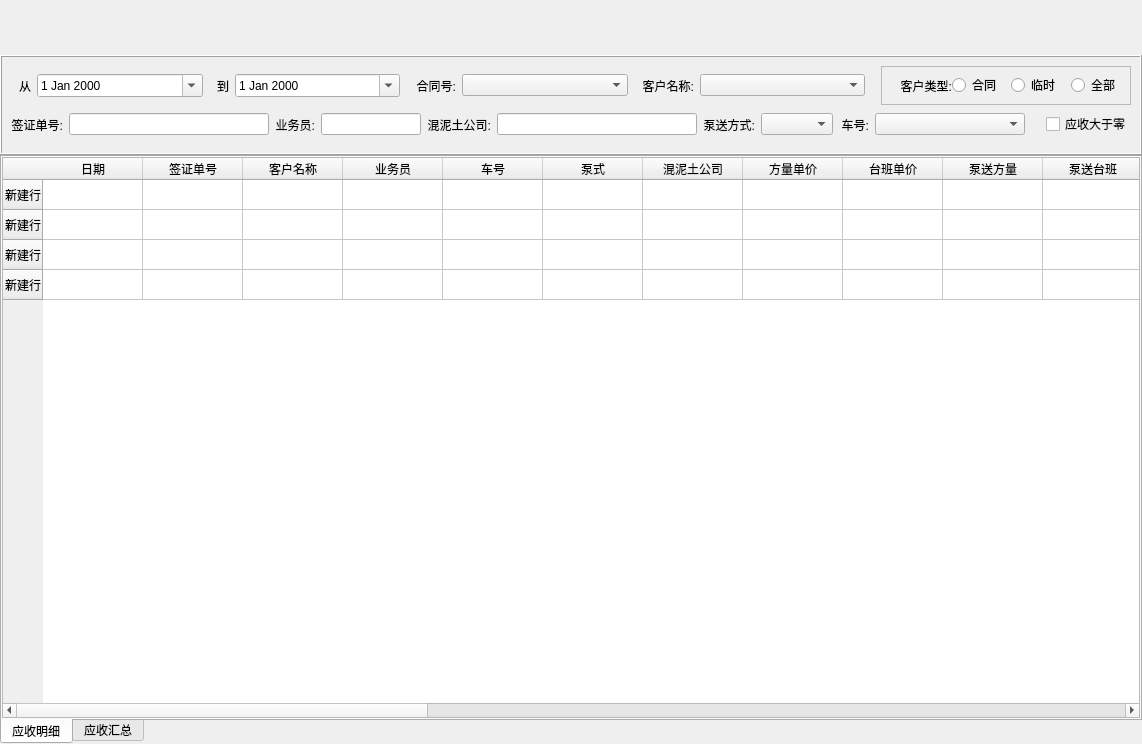
<?xml version="1.0" encoding="UTF-8"?>
<ui version="4.0">
 <class>ReceivableWidget</class>
 <widget class="QWidget" name="ReceivableWidget">
  <property name="geometry">
   <rect>
    <x>0</x>
    <y>0</y>
    <width>1142</width>
    <height>744</height>
   </rect>
  </property>
  <property name="windowTitle">
   <string>Form</string>
  </property>
  <layout class="QVBoxLayout" name="mainVerticalLayout">
   <property name="spacing">
    <number>0</number>
   </property>
   <property name="leftMargin">
    <number>0</number>
   </property>
   <property name="topMargin">
    <number>0</number>
   </property>
   <property name="rightMargin">
    <number>0</number>
   </property>
   <property name="bottomMargin">
    <number>0</number>
   </property>
   <item>
    <widget class="QWidget" name="toolBarWidget" native="true">
     <property name="minimumSize">
      <size>
       <width>0</width>
       <height>55</height>
      </size>
     </property>
     <property name="maximumSize">
      <size>
       <width>16777215</width>
       <height>55</height>
      </size>
     </property>
     <layout class="QVBoxLayout" name="toolBarVerticalLayout">
      <property name="spacing">
       <number>0</number>
      </property>
      <property name="leftMargin">
       <number>0</number>
      </property>
      <property name="topMargin">
       <number>0</number>
      </property>
      <property name="rightMargin">
       <number>0</number>
      </property>
      <property name="bottomMargin">
       <number>0</number>
      </property>
     </layout>
    </widget>
   </item>
   <item>
    <widget class="QFrame" name="chooseWidget">
     <property name="minimumSize">
      <size>
       <width>0</width>
       <height>100</height>
      </size>
     </property>
     <property name="maximumSize">
      <size>
       <width>16777215</width>
       <height>100</height>
      </size>
     </property>
     <property name="frameShape">
      <enum>QFrame::Box</enum>
     </property>
     <property name="frameShadow">
      <enum>QFrame::Raised</enum>
     </property>
     <layout class="QVBoxLayout" name="chooseVerticalLayout">
      <property name="spacing">
       <number>0</number>
      </property>
      <property name="leftMargin">
       <number>0</number>
      </property>
      <property name="topMargin">
       <number>0</number>
      </property>
      <property name="rightMargin">
       <number>0</number>
      </property>
      <property name="bottomMargin">
       <number>0</number>
      </property>
      <item>
       <widget class="QWidget" name="chooseTopWidget" native="true">
        <layout class="QHBoxLayout" name="chooseUpHorizonLayout">
         <property name="bottomMargin">
          <number>0</number>
         </property>
         <item>
          <widget class="QLabel" name="fromLabel">
           <property name="minimumSize">
            <size>
             <width>20</width>
             <height>0</height>
            </size>
           </property>
           <property name="maximumSize">
            <size>
             <width>20</width>
             <height>16777215</height>
            </size>
           </property>
           <property name="text">
            <string>从</string>
           </property>
           <property name="alignment">
            <set>Qt::AlignRight|Qt::AlignTrailing|Qt::AlignVCenter</set>
           </property>
          </widget>
         </item>
         <item>
          <widget class="QDateEdit" name="fromDateEdit">
           <property name="minimumSize">
            <size>
             <width>100</width>
             <height>0</height>
            </size>
           </property>
           <property name="maximumSize">
            <size>
             <width>200</width>
             <height>16777215</height>
            </size>
           </property>
           <property name="calendarPopup">
            <bool>true</bool>
           </property>
          </widget>
         </item>
         <item>
          <widget class="QLabel" name="toLabel">
           <property name="minimumSize">
            <size>
             <width>20</width>
             <height>0</height>
            </size>
           </property>
           <property name="maximumSize">
            <size>
             <width>20</width>
             <height>16777215</height>
            </size>
           </property>
           <property name="text">
            <string>到</string>
           </property>
           <property name="alignment">
            <set>Qt::AlignRight|Qt::AlignTrailing|Qt::AlignVCenter</set>
           </property>
          </widget>
         </item>
         <item>
          <widget class="QDateEdit" name="toDateEdit">
           <property name="calendarPopup">
            <bool>true</bool>
           </property>
          </widget>
         </item>
         <item>
          <widget class="QLabel" name="contractNumLabel">
           <property name="minimumSize">
            <size>
             <width>50</width>
             <height>0</height>
            </size>
           </property>
           <property name="maximumSize">
            <size>
             <width>50</width>
             <height>16777215</height>
            </size>
           </property>
           <property name="text">
            <string>合同号:</string>
           </property>
           <property name="alignment">
            <set>Qt::AlignRight|Qt::AlignTrailing|Qt::AlignVCenter</set>
           </property>
          </widget>
         </item>
         <item>
          <widget class="QComboBox" name="ContractNumComboBox"/>
         </item>
         <item>
          <widget class="QLabel" name="clientNameLabel">
           <property name="minimumSize">
            <size>
             <width>60</width>
             <height>0</height>
            </size>
           </property>
           <property name="maximumSize">
            <size>
             <width>60</width>
             <height>16777215</height>
            </size>
           </property>
           <property name="text">
            <string>客户名称:</string>
           </property>
           <property name="alignment">
            <set>Qt::AlignRight|Qt::AlignTrailing|Qt::AlignVCenter</set>
           </property>
          </widget>
         </item>
         <item>
          <widget class="QComboBox" name="clientNameComboBox"/>
         </item>
         <item>
          <spacer name="horizontalSpacer">
           <property name="orientation">
            <enum>Qt::Horizontal</enum>
           </property>
           <property name="sizeType">
            <enum>QSizePolicy::Fixed</enum>
           </property>
           <property name="sizeHint" stdset="0">
            <size>
             <width>10</width>
             <height>10</height>
            </size>
           </property>
          </spacer>
         </item>
         <item>
          <widget class="QFrame" name="clientTypeFrame">
           <property name="minimumSize">
            <size>
             <width>250</width>
             <height>0</height>
            </size>
           </property>
           <property name="frameShape">
            <enum>QFrame::StyledPanel</enum>
           </property>
           <property name="frameShadow">
            <enum>QFrame::Sunken</enum>
           </property>
           <layout class="QHBoxLayout" name="horizontalLayout">
            <property name="spacing">
             <number>0</number>
            </property>
            <property name="leftMargin">
             <number>10</number>
            </property>
            <property name="topMargin">
             <number>0</number>
            </property>
            <property name="rightMargin">
             <number>0</number>
            </property>
            <property name="bottomMargin">
             <number>0</number>
            </property>
            <item>
             <widget class="QLabel" name="clientTypeLabel">
              <property name="text">
               <string>客户类型:</string>
              </property>
              <property name="alignment">
               <set>Qt::AlignRight|Qt::AlignTrailing|Qt::AlignVCenter</set>
              </property>
             </widget>
            </item>
            <item>
             <widget class="QRadioButton" name="contractRadioButton">
              <property name="text">
               <string>合同</string>
              </property>
             </widget>
            </item>
            <item>
             <widget class="QRadioButton" name="tempRadioButton">
              <property name="text">
               <string>临时</string>
              </property>
             </widget>
            </item>
            <item>
             <widget class="QRadioButton" name="totalRadioButton">
              <property name="text">
               <string>全部</string>
              </property>
             </widget>
            </item>
           </layout>
          </widget>
         </item>
        </layout>
       </widget>
      </item>
      <item>
       <widget class="QWidget" name="chooseBottomWidget" native="true">
        <layout class="QHBoxLayout" name="chooseBottomHorizontalLayout">
         <property name="topMargin">
          <number>0</number>
         </property>
         <item>
          <widget class="QLabel" name="label">
           <property name="maximumSize">
            <size>
             <width>60</width>
             <height>16777215</height>
            </size>
           </property>
           <property name="text">
            <string>签证单号:</string>
           </property>
           <property name="alignment">
            <set>Qt::AlignRight|Qt::AlignTrailing|Qt::AlignVCenter</set>
           </property>
          </widget>
         </item>
         <item>
          <widget class="QLineEdit" name="docNumLineEdit">
           <property name="maximumSize">
            <size>
             <width>16777215</width>
             <height>16777215</height>
            </size>
           </property>
          </widget>
         </item>
         <item>
          <widget class="QLabel" name="label_2">
           <property name="maximumSize">
            <size>
             <width>50</width>
             <height>16777215</height>
            </size>
           </property>
           <property name="text">
            <string>业务员:</string>
           </property>
           <property name="alignment">
            <set>Qt::AlignRight|Qt::AlignTrailing|Qt::AlignVCenter</set>
           </property>
          </widget>
         </item>
         <item>
          <widget class="QLineEdit" name="salesmanLineEdit">
           <property name="maximumSize">
            <size>
             <width>100</width>
             <height>16777215</height>
            </size>
           </property>
          </widget>
         </item>
         <item>
          <widget class="QLabel" name="label_4">
           <property name="maximumSize">
            <size>
             <width>70</width>
             <height>16777215</height>
            </size>
           </property>
           <property name="text">
            <string>混泥土公司:</string>
           </property>
           <property name="alignment">
            <set>Qt::AlignRight|Qt::AlignTrailing|Qt::AlignVCenter</set>
           </property>
          </widget>
         </item>
         <item>
          <widget class="QLineEdit" name="companyLineEdit">
           <property name="maximumSize">
            <size>
             <width>200</width>
             <height>16777215</height>
            </size>
           </property>
          </widget>
         </item>
         <item>
          <widget class="QLabel" name="label_3">
           <property name="maximumSize">
            <size>
             <width>60</width>
             <height>16777215</height>
            </size>
           </property>
           <property name="text">
            <string>泵送方式:</string>
           </property>
           <property name="alignment">
            <set>Qt::AlignRight|Qt::AlignTrailing|Qt::AlignVCenter</set>
           </property>
          </widget>
         </item>
         <item>
          <widget class="QComboBox" name="pumpTypeComboBox"/>
         </item>
         <item>
          <widget class="QLabel" name="carNumLabel">
           <property name="minimumSize">
            <size>
             <width>30</width>
             <height>0</height>
            </size>
           </property>
           <property name="maximumSize">
            <size>
             <width>30</width>
             <height>16777215</height>
            </size>
           </property>
           <property name="text">
            <string>车号:</string>
           </property>
           <property name="alignment">
            <set>Qt::AlignRight|Qt::AlignTrailing|Qt::AlignVCenter</set>
           </property>
          </widget>
         </item>
         <item>
          <widget class="QComboBox" name="carNumComboBox">
           <property name="minimumSize">
            <size>
             <width>150</width>
             <height>0</height>
            </size>
           </property>
          </widget>
         </item>
         <item>
          <spacer name="horizontalSpacer_2">
           <property name="orientation">
            <enum>Qt::Horizontal</enum>
           </property>
           <property name="sizeType">
            <enum>QSizePolicy::Fixed</enum>
           </property>
           <property name="sizeHint" stdset="0">
            <size>
             <width>15</width>
             <height>10</height>
            </size>
           </property>
          </spacer>
         </item>
         <item>
          <widget class="QCheckBox" name="receivableCheckBox">
           <property name="text">
            <string>应收大于零</string>
           </property>
          </widget>
         </item>
        </layout>
       </widget>
      </item>
     </layout>
    </widget>
   </item>
   <item>
    <widget class="QTabWidget" name="summaryTableWidget">
     <property name="tabPosition">
      <enum>QTabWidget::South</enum>
     </property>
     <property name="currentIndex">
      <number>0</number>
     </property>
     <widget class="QWidget" name="detailTab">
      <attribute name="title">
       <string>应收明细</string>
      </attribute>
      <layout class="QHBoxLayout" name="detailHorizonLayout">
       <property name="spacing">
        <number>0</number>
       </property>
       <property name="leftMargin">
        <number>0</number>
       </property>
       <property name="topMargin">
        <number>0</number>
       </property>
       <property name="rightMargin">
        <number>0</number>
       </property>
       <property name="bottomMargin">
        <number>0</number>
       </property>
       <item>
        <widget class="QTableWidget" name="detailTableWidget">
         <row>
          <property name="text">
           <string>新建行</string>
          </property>
         </row>
         <row>
          <property name="text">
           <string>新建行</string>
          </property>
         </row>
         <row>
          <property name="text">
           <string>新建行</string>
          </property>
         </row>
         <row>
          <property name="text">
           <string>新建行</string>
          </property>
         </row>
         <column>
          <property name="text">
           <string>日期</string>
          </property>
         </column>
         <column>
          <property name="text">
           <string>签证单号</string>
          </property>
         </column>
         <column>
          <property name="text">
           <string>客户名称</string>
          </property>
         </column>
         <column>
          <property name="text">
           <string>业务员</string>
          </property>
         </column>
         <column>
          <property name="text">
           <string>车号</string>
          </property>
         </column>
         <column>
          <property name="text">
           <string>泵式</string>
          </property>
         </column>
         <column>
          <property name="text">
           <string>混泥土公司</string>
          </property>
         </column>
         <column>
          <property name="text">
           <string>方量单价</string>
          </property>
         </column>
         <column>
          <property name="text">
           <string>台班单价</string>
          </property>
         </column>
         <column>
          <property name="text">
           <string>泵送方量</string>
          </property>
         </column>
         <column>
          <property name="text">
           <string>泵送台班</string>
          </property>
         </column>
         <column>
          <property name="text">
           <string>泵送台班时间</string>
          </property>
         </column>
         <column>
          <property name="text">
           <string>补油费</string>
          </property>
         </column>
         <column>
          <property name="text">
           <string>送管费</string>
          </property>
         </column>
         <column>
          <property name="text">
           <string>过路费</string>
          </property>
         </column>
         <column>
          <property name="text">
           <string>总金额</string>
          </property>
         </column>
         <column>
          <property name="text">
           <string>其他费用</string>
          </property>
         </column>
         <column>
          <property name="text">
           <string>已收金额</string>
          </property>
         </column>
         <column>
          <property name="text">
           <string>应收金额</string>
          </property>
         </column>
         <column>
          <property name="text">
           <string>工程名称</string>
          </property>
         </column>
         <column>
          <property name="text">
           <string>工程地址</string>
          </property>
         </column>
         <column>
          <property name="text">
           <string>浇注部位</string>
          </property>
         </column>
         <column>
          <property name="text">
           <string>收款人</string>
          </property>
         </column>
         <column>
          <property name="text">
           <string>备注</string>
          </property>
         </column>
         <column>
          <property name="text">
           <string>联系人</string>
          </property>
         </column>
         <column>
          <property name="text">
           <string>联系电话</string>
          </property>
         </column>
         <column>
          <property name="text">
           <string>合同号</string>
          </property>
         </column>
        </widget>
       </item>
      </layout>
     </widget>
     <widget class="QWidget" name="summaryTab">
      <attribute name="title">
       <string>应收汇总</string>
      </attribute>
      <layout class="QHBoxLayout" name="summaryHorizonLayout">
       <property name="spacing">
        <number>0</number>
       </property>
       <property name="leftMargin">
        <number>0</number>
       </property>
       <property name="topMargin">
        <number>0</number>
       </property>
       <property name="rightMargin">
        <number>0</number>
       </property>
       <property name="bottomMargin">
        <number>0</number>
       </property>
       <item>
        <widget class="QTableWidget" name="mainTableWidget">
         <row>
          <property name="text">
           <string>新建行</string>
          </property>
         </row>
         <row>
          <property name="text">
           <string>新建行</string>
          </property>
         </row>
         <row>
          <property name="text">
           <string>新建行</string>
          </property>
         </row>
         <row>
          <property name="text">
           <string>新建行</string>
          </property>
         </row>
         <column>
          <property name="text">
           <string>合同号</string>
          </property>
         </column>
         <column>
          <property name="text">
           <string>客户名称</string>
          </property>
         </column>
         <column>
          <property name="text">
           <string>泵送方量</string>
          </property>
         </column>
         <column>
          <property name="text">
           <string>泵送台班</string>
          </property>
         </column>
         <column>
          <property name="text">
           <string>补油费</string>
          </property>
         </column>
         <column>
          <property name="text">
           <string>送管费</string>
          </property>
         </column>
         <column>
          <property name="text">
           <string>过路费</string>
          </property>
         </column>
         <column>
          <property name="text">
           <string>其他费用</string>
          </property>
         </column>
         <column>
          <property name="text">
           <string>总金额</string>
          </property>
         </column>
         <column>
          <property name="text">
           <string>已收金额</string>
          </property>
         </column>
         <column>
          <property name="text">
           <string>应收金额</string>
          </property>
         </column>
        </widget>
       </item>
      </layout>
     </widget>
    </widget>
   </item>
  </layout>
 </widget>
 <resources/>
 <connections/>
</ui>
